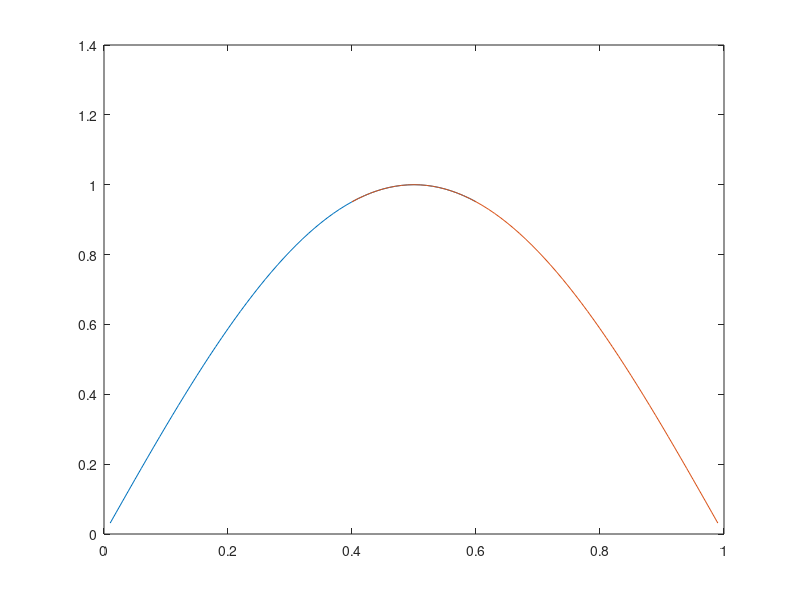

The MATLAB source for this figure:
clear;
clc;

% Number of Points
n = 101;

% Mesh Size
h = 1/(n-1);

% Parameters
Nmax = 500;
tol = (h^2)*0.1;

overlap = 21; % must be odd
op_old = (overlap+1)/2; % initial development wasd done with this variable named as overlap
                        % but it doesn't accuretly express the overlap value leading to issues
                        % in generalization. The variable above correctly reflects real overlap
                        % and I am too lazy to adjust the code, for the time being  

% Number of Points per domain
nd = (n-1)/2 + op_old;

% Coefficient Matrix
A = -gallery("tridiag",nd-1);

% RHS Function
f = @(x) - (pi^2)*sin(pi*x);

% Grid positions
x1 = (h:h:(((n-1)/2+op_old-1)*h))';
x2 = ((((n-1)/2-op_old+1)*h):h:1-h)';

% Initial RHS
b1 = h^2*f(x1);
b2 = h^2*f(x2);

% Initial Solutions
u1 = A\b1;
u2 = A\b2;
uc = u2(op_old);

b1t = b1;
b2t = b2;

for iter = 1:Nmax
    plot(x1,u1);
    hold;
    plot(x2,u2);
    hold off;

    % [u1 u2]
    % aa = input('');

    b1t = b1;
    b2t = b2;

    ucp = u2(op_old);

    b1t(end) = b1t(end)-u2(overlap+1);
    u1 = A\b1t;
    b2t(1) = b2t(1)-u1(end-overlap);
    u2 = A\b2t;
    uc = u2(op_old);

    if norm(ucp-uc)<tol
        break;
    end

end

u = [u1(1:end-overlap); u2];
xx = h:h:((n-2)*h)';
u_ = @(x) sin(pi*x);
uu = u_(xx)'
error = abs(uu-u);
max(error)';
